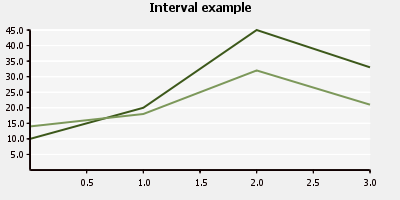

Recreate this plot in Python.
# Copyright(c) 2007-2009 by Lorenzo Gil Sanchez <lorenzo.gil.sanchez@gmail.com>
#
# This file is part of PyCha.
#
# PyCha is free software: you can redistribute it and/or modify
# it under the terms of the GNU Lesser General Public License as published by
# the Free Software Foundation, either version 3 of the License, or
# (at your option) any later version.
#
# PyCha is distributed in the hope that it will be useful,
# but WITHOUT ANY WARRANTY; without even the implied warranty of
# MERCHANTABILITY or FITNESS FOR A PARTICULAR PURPOSE.  See the
# GNU Lesser General Public License for more details.
#
# You should have received a copy of the GNU Lesser General Public License
# along with PyCha.  If not, see <http://www.gnu.org/licenses/>.

import cairo

import pycha.line


def intervalExample():
    surface = cairo.ImageSurface(cairo.FORMAT_ARGB32, 400, 200)

    dataSet = (
        ('dataset 1', [(0, 10), (1, 20), (2, 45), (3, 33)]),
        ('dataset 2', [(0, 14), (1, 18), (2, 32), (3, 21)]),
        )

    options = {
        'axis': {
            'x': {
                'interval': 0.5,
                },
            'y': {
                'interval': 5,
                },
            },
        'legend': {
            'hide': True,
            },
        'title': 'Interval example',
        'background': {
            'baseColor': '#f0f0f0',
            },
        'shouldFill': False,
        }
    chart = pycha.line.LineChart(surface, options)

    chart.addDataset(dataSet)
    chart.render()

    surface.write_to_png("interval.png")


if __name__ == '__main__':
    intervalExample()
